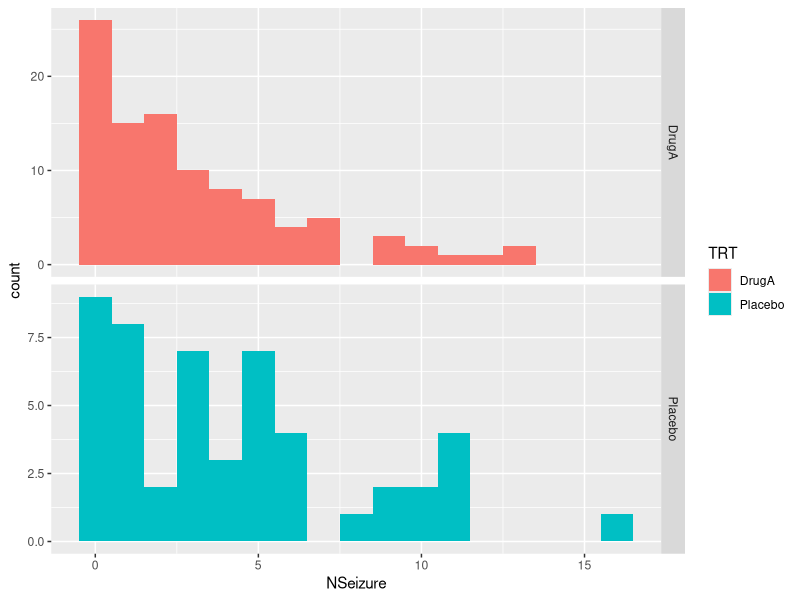

This chart was generated by the following R code: (Note: this script raises an error after producing the figure.)
seiz.data<- read.csv("countdata.csv", sep=",")
head(seiz.data)
summary(seiz.data)
##### Plot of Seizure data by ####treatment------------
library(ggplot2)
plot<-ggplot(seiz.data, aes(NSeizure, fill = TRT)) +
  geom_histogram(binwidth = 1) +
  facet_grid(TRT ~ .,scales = "free")
plot

### use tapply to get table of mean, sd for #seizures over 3 months---
with(seiz.data, tapply(NSeizure, TRT, function(x) {sprintf("M (SD) = %1.2f (%1.2f)", 
  mean(x), sd(x)) }))

### 2.99 seizures with Drug, 4.20 seizures with placebo, is that a significant diff?---
  ### could use a t-test for a quick and dirty---
  ## We'd like to model a relationship between drug and seizures with regression model-

###### Analyze data using poisson regression---------
fit.pois.base<- glm(NSeizure ~ 1, family = "poisson", data = seiz.data)
summary(fit.pois.base)

fit.pois.full<-glm(NSeizure ~ relevel(TRT,"Placebo") + relevel(Gender,"Female") + Age,
        family = "poisson", data = seiz.data)
summary(fit.pois.full)

### Assess goodness of fit--
with(fit.pois.full, cbind(res.deviance = deviance, df = df.residual,
    pvalue = pchisq(deviance, df.residual, lower.tail = FALSE)))

######## Negative binomial regression ---------------
library(MASS)
fit.nb <- glm.nb(NSeizure ~ relevel(TRT,"Placebo")+Gender+Age, data = seiz.data)
summary(fit.nb)

### Remove gender, since nonsignificant, thus final model--
fit.nb1<-glm.nb(NSeizure ~ relevel(TRT,"Placebo")+Age, data = seiz.data)
summary(fit.nb1)
####### Goodness of fit of the final model -------------
with(fit.nb1, cbind(res.deviance = deviance, df = df.residual,
    p = pchisq(deviance, df.residual, lower.tail = FALSE)))
  ### p-value for chi-sq test, testing deviance between final and saturated, is nonsignificant---
    ## meaning we accept null hypothesis that current model adequately fits data--

##### Confidence interval of the parameter estimates ------------------
(est <- cbind(Estimate = coef(fit.nb1), confint(fit.nb1)))
##### Exponentiate the estimates----------
exp(est)

###### Predictions------------------
newdata2 <- data.frame(Age = rep(seq(from = 20, to = 80,
                                     length.out = 100), 2),
                       TRT = factor(rep(1:2, each = 100), levels = 1:2, labels =
                                      levels(seiz.data$TRT)))
newdata2 <- cbind(newdata2, predict(fit.nb1, newdata2,
                                    type = "link",se.fit=TRUE))
newdata2 <- within(newdata2, {
  NumberofSeizures <- exp(fit)
  LL <- exp(fit - 1.96 * se.fit)
  UL <- exp(fit + 1.96 * se.fit)
})
plot1<-ggplot(newdata2, aes(Age, NumberofSeizures)) +
  geom_ribbon(aes(ymin = LL, ymax = UL, fill = TRT), alpha = .25) +
  geom_line(aes(colour = TRT), size = 2) +
  labs(x = "Age, years", y = "Predicted Number of seizures")
plot1+ theme(panel.background = element_rect(fill='white', colour='red'))+
  theme(axis.title.y = element_text(colour = 'blue', size = 25, face='bold'))+
  theme(axis.text.y = element_text(size = 20, colour='black'))+
  theme(axis.title.x = element_text(colour = 'blue', size = 25, face='bold'))+
  theme(axis.text.x = element_text(size = 20, colour='black'))+
  ggtitle("Model-Predicted Seizure Count by Covariates")+
  theme(plot.title = element_text(lineheight=.8, face="bold",size = 18))+
  theme(legend.position="right")+
  theme(legend.title=element_blank())+
  theme(legend.text = element_text(colour="black", size = 10))


